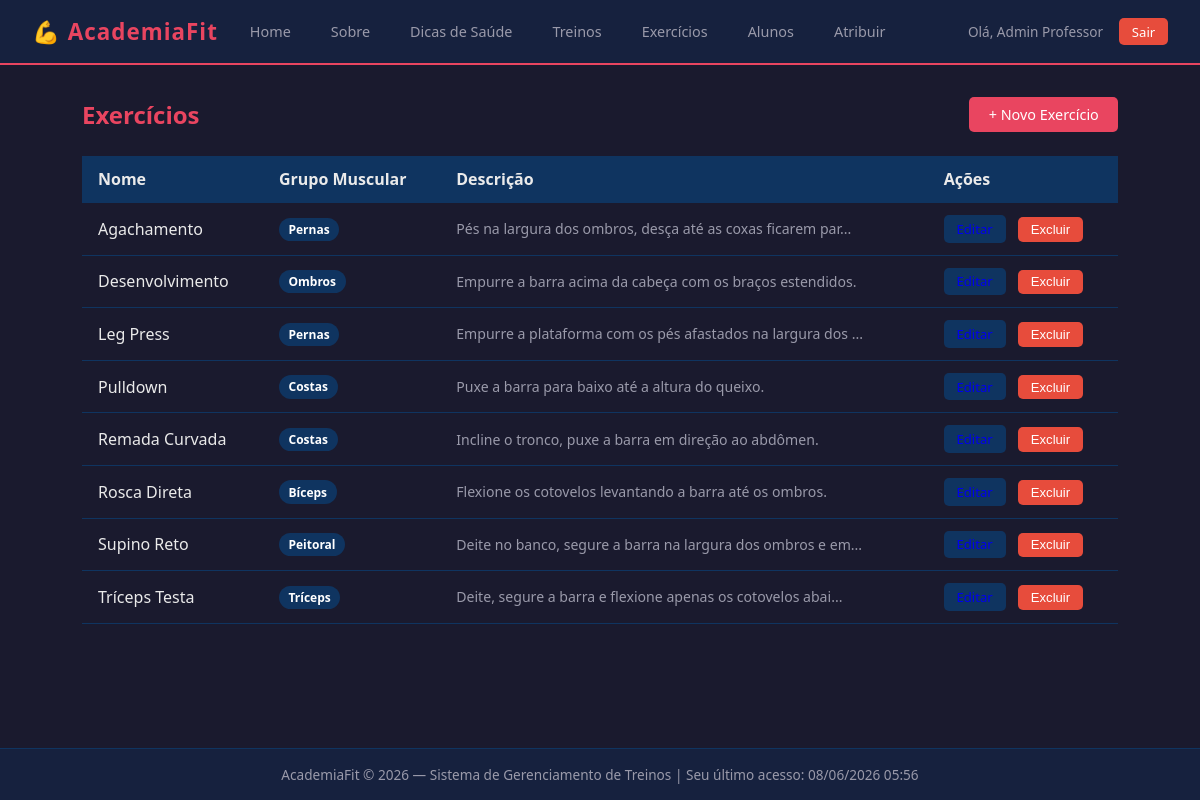
Page /index.php?pagina=exercicios (signed in) on the committed database.
### tables this page shows
CREATE TABLE exercicios (
    id INT AUTO_INCREMENT PRIMARY KEY,
    nome VARCHAR(100) NOT NULL,
    descricao TEXT,
    grupo_muscular VARCHAR(80),
    criado_em DATETIME DEFAULT CURRENT_TIMESTAMP
);

### app/controller/ExercicioController.php (called while the page is built, shortened)
<?php
require_once __DIR__ . '/../model/Exercicio.php';
class ExercicioController {
    public function listar(): void {
        $model      = new Exercicio();
        $exercicios = $model->listar();
        require __DIR__ . '/../view/exercicios_lista.php';
    }
}

### app/core/Conexao.php (called while the page is built)
<?php
class Conexao {
    private static ?PDO $instancia = null;
    public static function getConexao(): PDO {
        if (self::$instancia === null) {
            try {
                self::$instancia = new PDO(
                    'mysql:host=localhost;dbname=academia;charset=utf8mb4',
                    'root',
                    '',
                    [
                        PDO::ATTR_ERRMODE            => PDO::ERRMODE_EXCEPTION,
                        PDO::ATTR_DEFAULT_FETCH_MODE => PDO::FETCH_ASSOC,
                    ]
                );
            } catch (PDOException $e) {
                die('Erro de conexão: ' . $e->getMessage());
            }
        }
        return self::$instancia;
    }
}

### app/model/Exercicio.php (called while the page is built, shortened)
<?php
require_once __DIR__ . '/../core/Conexao.php';
class Exercicio {
    private PDO $db;
    public function __construct() {
        $this->db = Conexao::getConexao();
    }
    public function listar(): array {
        $stmt = $this->db->query('SELECT * FROM exercicios ORDER BY nome');
        return $stmt->fetchAll();
    }
}

### app/view/exercicios_lista.php (the view, shortened to what this page needs)
<?php require __DIR__ . '/header.php'; ?>
<main>
    <div class="page-title">
        <h2>Exercícios</h2>
        <a href="index.php?pagina=exercicio_form" class="btn btn-primario">+ Novo Exercício</a>
    </div>
    <?php if (empty($exercicios)): ?>
        <div class="card"><p style="color:var(--texto-muted)">Nenhum exercício cadastrado.</p></div>
    <?php else: ?>
        <table>
            <thead>
                <tr>
                    <th>Nome</th>
                    <th>Grupo Muscular</th>
                    <th>Descrição</th>
                    <th>Ações</th>
                </tr>
            </thead>
            <tbody>
                <?php foreach ($exercicios as $ex): ?>
                <tr>
                    <td><?= htmlspecialchars($ex['nome']) ?></td>
                    <td><span class="badge badge-aluno"><?= htmlspecialchars($ex['grupo_muscular']) ?></span></td>
                    <td style="color:var(--texto-muted);font-size:.88rem"><?= htmlspecialchars(mb_strimwidth($ex['descricao'], 0, 60, '...')) ?></td>
                    <td>
                        <a href="index.php?pagina=exercicio_form&id=<?= $ex['id'] ?>" class="btn btn-sm" style="background:var(--borda)">Editar</a>
                        <form method="POST" action="index.php?pagina=exercicio_excluir" style="display:inline"
                              onsubmit="return confirm('Excluir exercício?')">
                            <button class="btn btn-perigo btn-sm">Excluir</button>
                        </form>
                    </td>
                </tr>
                <?php endforeach; ?>
            </tbody>
        </table>
    <?php endif; ?>
</main>
<?php require __DIR__ . '/footer.php'; ?>

### index.php (shortened to what this page needs)
<?php
require_once __DIR__ . '/app/core/Conexao.php';
require_once __DIR__ . '/app/model/Exercicio.php';
require_once __DIR__ . '/app/controller/ExercicioController.php';
$pagina = $_GET['pagina'] ?? 'home';
$exercicio = new ExercicioController();
switch ($pagina) {
    case 'exercicios':        $exercicio->listar(); break;
}

### app/view/header.php (shortened to what this page needs)
<?php
$tipo = $_SESSION['usuario_tipo'] ?? '';
$logado = !empty($_SESSION['usuario_id']);
?>
<!DOCTYPE html>
<html lang="pt-br">
<head>
    <link rel="stylesheet" href="public/css/style.css">
</head>
<body>
<nav>
    <a href="index.php" class="logo">💪 AcademiaFit</a>
    <a href="index.php">Home</a>
    <a href="index.php?pagina=sobre">Sobre</a>
    <a href="index.php?pagina=dicas">Dicas de Saúde</a>
    <?php if ($logado): ?>
        <a href="index.php?pagina=treinos">Treinos</a>
        <?php if ($tipo === 'admin'): ?>
            <a href="index.php?pagina=exercicios">Exercícios</a>
            <a href="index.php?pagina=usuarios">Alunos</a>
            <a href="index.php?pagina=atribuir">Atribuir</a>
        <?php endif; ?>
    <?php endif; ?>
    <div class="nav-right">
        <?php if ($logado): ?>
            <span style="color:var(--texto-muted);font-size:.85rem">Olá, <?= htmlspecialchars($_SESSION['usuario_nome']) ?></span>
            <a href="index.php?pagina=logout" class="btn btn-perigo btn-sm">Sair</a>
        <?php else: ?>
            <a href="index.php?pagina=login" class="btn btn-secundario btn-sm">Login</a>
            <a href="index.php?pagina=cadastro" class="btn btn-primario btn-sm">Cadastrar</a>
        <?php endif; ?>
    </div>
</nav>

### app/view/footer.php
<?php
$ultimo = $_COOKIE['ultimo_acesso'] ?? null;
?>
<footer>
    <p>AcademiaFit &copy; <?= date('Y') ?> — Sistema de Gerenciamento de Treinos
    <?php if ($ultimo): ?>
        | Seu último acesso: <?= htmlspecialchars($ultimo) ?>
    <?php endif; ?>
    </p>
</footer>
</body>
</html>

### public/css/style.css (style rules this page uses)
:root { --primario: #1a1a2e; --secundario: #16213e; --acento: #e94560; --acento2: #0f3460; --texto: #eaeaea; --texto-muted: #9a9aaa; --card-bg: #16213e; --borda: #0f3460; --sucesso: #2ecc71; --erro: #e74c3c; --fonte: 'Segoe UI', system-ui, sans-serif; }
* { box-sizing: border-box; margin: 0; padding: 0; }
body { font-family: var(--fonte); background: var(--primario); color: var(--texto); min-height: 100vh; display: flex; flex-direction: column; }
nav { background: var(--secundario); border-bottom: 2px solid var(--acento); padding: 0 2rem; display: flex; align-items: center; gap: 1.5rem; flex-wrap: wrap; }
nav .logo { font-size: 1.4rem; font-weight: 700; color: var(--acento); padding: 1rem 0; text-decoration: none; letter-spacing: 1px; }
nav a { color: var(--texto-muted); text-decoration: none; padding: 1rem 0.5rem; font-size: 0.9rem; transition: color .2s; }
nav .nav-right { margin-left: auto; display: flex; gap: 1rem; align-items: center; }
main { flex: 1; padding: 2rem; max-width: 1100px; width: 100%; margin: 0 auto; }
footer { background: var(--secundario); border-top: 1px solid var(--borda); text-align: center; padding: 1rem; color: var(--texto-muted); font-size: .85rem; }
.btn { display: inline-block; padding: .5rem 1.2rem; border-radius: 5px; border: none; cursor: pointer; font-size: .9rem; text-decoration: none; transition: opacity .2s; }
.btn-primario { background: var(--acento); color: #fff; }
.btn-perigo { background: var(--erro); color: #fff; }
.btn-sm { padding: .3rem .8rem; font-size: .82rem; }
table { width: 100%; border-collapse: collapse; }
th, td { padding: .75rem 1rem; text-align: left; border-bottom: 1px solid var(--borda); }
th { background: var(--acento2); color: var(--texto); font-weight: 600; }
.badge { display: inline-block; padding: .2rem .6rem; border-radius: 20px; font-size: .75rem; font-weight: 600; }
.badge-aluno { background: var(--acento2); color: #fff; }
.page-title { display: flex; align-items: center; justify-content: space-between; margin-bottom: 1.5rem; flex-wrap: wrap; gap: .5rem; }
.page-title h2 { color: var(--acento); }

### rows in the picture
exercicios: nome "Agachamento", grupo_muscular "Pernas", descricao "Pés na largura dos ombros, desça até as coxas ficarem par..."
exercicios: nome "Desenvolvimento", grupo_muscular "Ombros", descricao "Empurre a barra acima da cabeça com os braços estendidos."
exercicios: nome "Leg Press", grupo_muscular "Pernas", descricao "Empurre a plataforma com os pés afastados na largura dos ..."
exercicios: nome "Pulldown", grupo_muscular "Costas", descricao "Puxe a barra para baixo até a altura do queixo."
exercicios: nome "Remada Curvada", grupo_muscular "Costas", descricao "Incline o tronco, puxe a barra em direção ao abdômen."
exercicios: nome "Rosca Direta", grupo_muscular "Bíceps", descricao "Flexione os cotovelos levantando a barra até os ombros."
exercicios: nome "Supino Reto", grupo_muscular "Peitoral", descricao "Deite no banco, segure a barra na largura dos ombros e em..."
exercicios: nome "Tríceps Testa", grupo_muscular "Tríceps", descricao "Deite, segure a barra e flexione apenas os cotovelos abai..."

### other values in the picture
$_SESSION['usuario_nome'] "Admin Professor"
$ultimo "08/06/2026 05:56"
